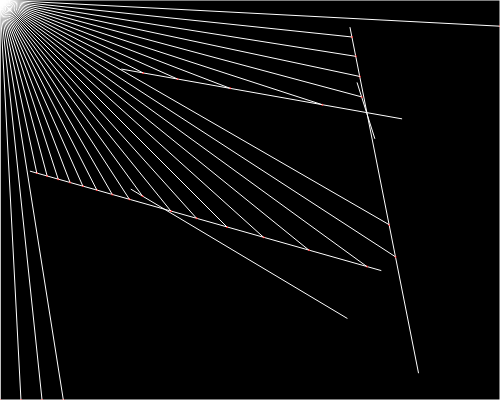
Frame 1 (no input)
Frame 60 (no input): identical to frame 1, image omitted
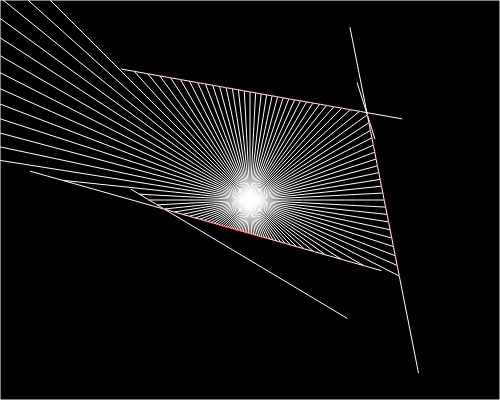
Frame 120 (the mouse pressed at the canvas centre since frame 60)

The p5.js sketch that drew these frames (run headless with seeded random() and noise() and a simulated clock; from frame 60 on, the mouse is pressed at the canvas centre):

// p5.js sketch
// ── sketch.js
let slider;
let val = 5;
let walls = new Array(val + 4);
let rays = new Array(120);

function setup() {
  createCanvas(500, 400);
  slider = createSlider(0, 20, 5, 1);
  slider.changed(sliderChanged);
  createWalls();
  for (var r = 0; r < rays.length; r++) {
    rays[r] = new Ray(TWO_PI / rays.length * r);
  }
}

function draw() {
  background(0);
  stroke(255);
  strokeWeight(1);

  for (var w = 0; w < walls.length; w++) {
    walls[w].show();
  }

  for (var r = 0; r < rays.length; r++) {
    rays[r].intersect();
    if (rays[r].poi != null) {
      push();
      stroke(255, 10, 10);
      strokeWeight(2);
      point(rays[r].poi[0], rays[r].poi[1]);
      pop();
      rays[r].show();
    }
    rays[r].move();
  }
}

function createWalls() {
  for (var w = 0; w < val; w++) {
    walls[w] = new Wall(true);
  }
  walls[walls.length - 4] = new Wall(false, 0, 0, 0, height);
  walls[walls.length - 3] = new Wall(false, 0, 0, width, 0);
  walls[walls.length - 2] = new Wall(false, width, 0, width, height);
  walls[walls.length - 1] = new Wall(false, 0, height, width, height);
}

function keyPressed() {
  if (key == ' ') {
    createWalls();
  }
}

function sliderChanged() {
  val = slider.value();
  walls = new Array(val + 4);
  createWalls();
}
// ── ray.js
class Ray {

  constructor(angle) {
    this.x = constrain(mouseX, 0, width);
    this.y = constrain(mouseY, 0, height);
    this.angle = angle
    this.v = p5.Vector.fromAngle(this.angle, 1000);
    this.poi = null;
  }

  show() {
    push();
    translate(mouseX, mouseY);
    line(0, 0, this.v.x, this.v.y);
    pop();
  }

  move() {
    this.x = constrain(mouseX, 0, width);
    this.y = constrain(mouseY, 0, height);
  }

  intersect() {
    let pois = new Array(walls.length);
    for (var i = 0; i < walls.length; i++) {
      let w = walls[i];
      let x1 = w.ax;
      let y1 = w.ay;
      let x2 = w.bx;
      let y2 = w.by;

      let x3 = this.x;
      let y3 = this.y;
      let x4 = this.x + this.v.x;
      let y4 = this.y + this.v.y;

      let den = (x1 - x2) * (y3 - y4) - (y1 - y2) * (x3 - x4);
      if (den == 0) {
        pois[i] = null;
        continue;
      }

      let nomT = (x1 - x3) * (y3 - y4) - (y1 - y3) * (x3 - x4);
      let nomU = (x1 - x2) * (y1 - y3) - (y1 - y2) * (x1 - x3);
      let t = nomT / den;
      let u = -nomU / den;

      if (t > 0 && t < 1 && u > 0) {
        pois[i] = [x1 + t * (x2 - x1), y1 + t * (y2 - y1)];
      } else {
        pois[i] = null;
      }
    }
    this.findClosestPoi(pois);
  }

  findClosestPoi(pois) {
    let idx = 0;
    let minDist = Infinity;
    if (pois.every(ele => ele === null)) {
      this.poi = null;
    } else {
      for (var i = 0; i < pois.length; i++) {
        if (pois[i] != null) {
          let d = dist(this.x, this.y, pois[i][0], pois[i][1]);
          if (d < minDist) {
            minDist = d;
            idx = i;
          }
        }
      }
      this.poi = pois[idx];
    }
    this.setV();
  }

  setV() {
    if (this.poi == null) {
      this.v = p5.Vector.fromAngle(this.angle, 1000);
    } else {
      this.v.x = this.poi[0] - this.x;
      this.v.y = this.poi[1] - this.y;
    }
  }
}
// ── wall.js
class Wall {
  constructor(randomized, ax, ay, bx, by) {
    if (randomized) {
      this.randomizeWalls();
    } else {
      this.ax = ax;
      this.ay = ay;
      this.bx = bx;
      this.by = by;
    }
  }

  show() {
    line(this.ax, this.ay, this.bx, this.by);
  }

  randomizeWalls() {
    this.ax = random(0, width);
    this.ay = random(0, height);
    this.bx = random(0, width);
    this.by = random(0, height);
  }
}
